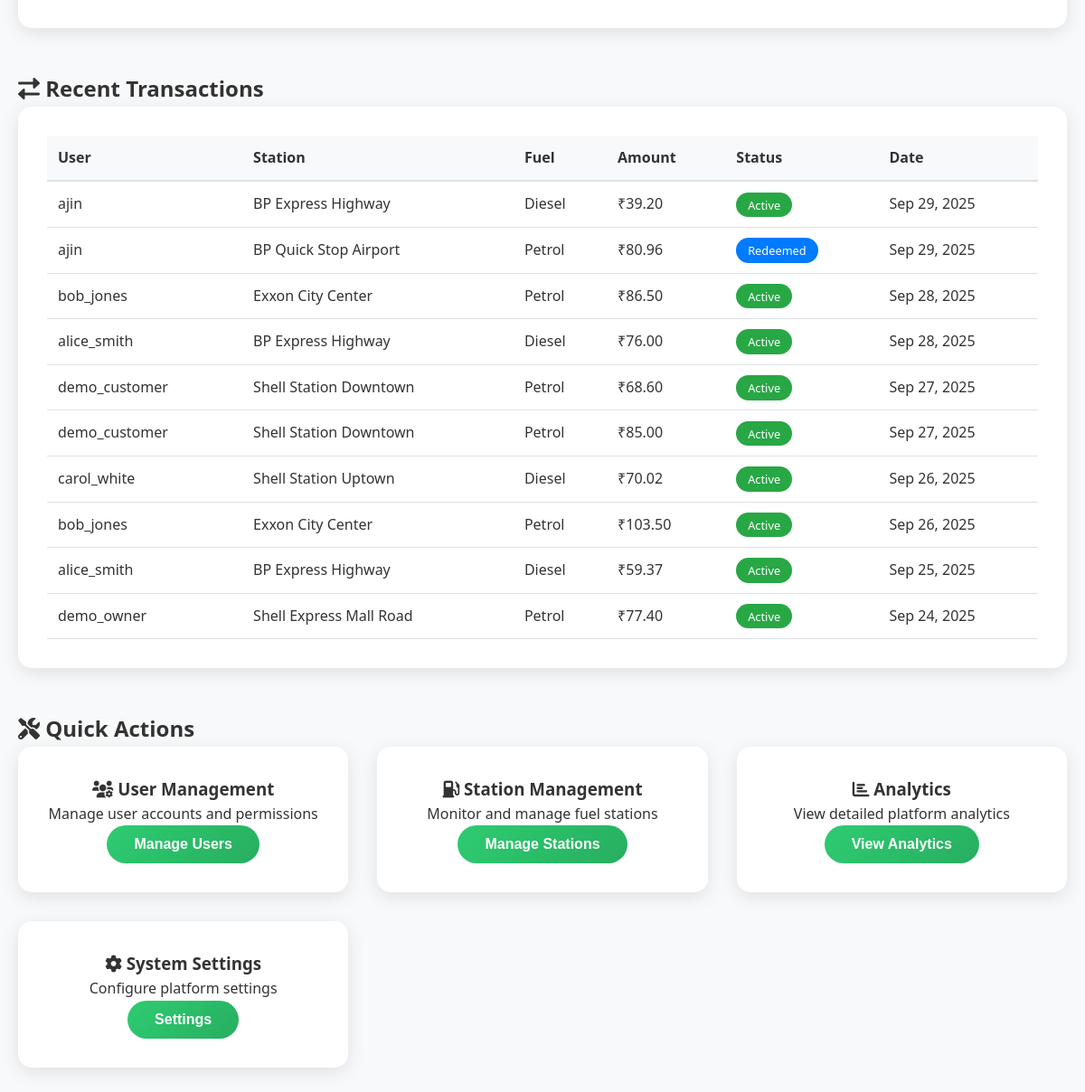
The page /admin.php (signed in, lower part) on the database as committed earlier.
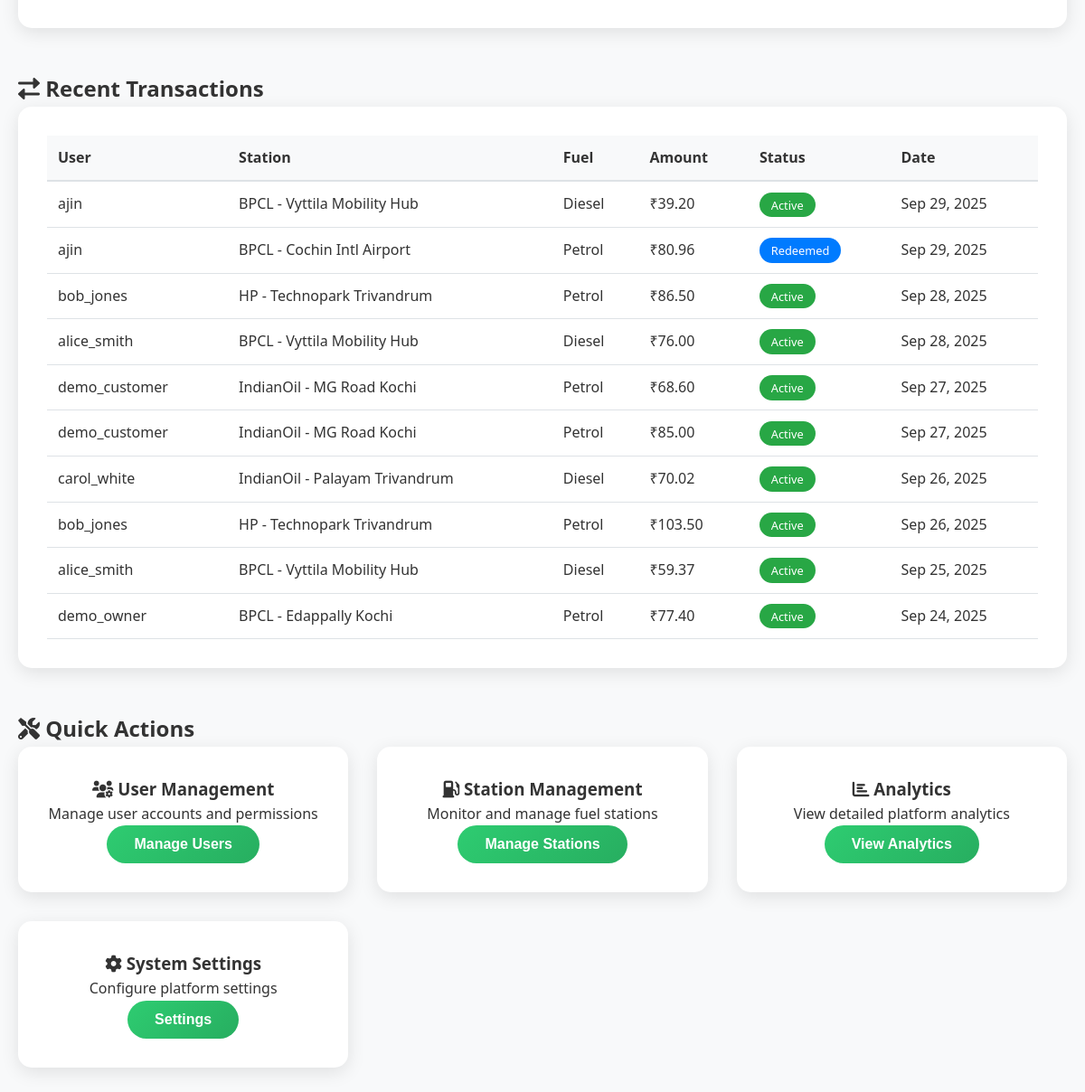
The same page on the database as committed later.
### tables this page shows
CREATE TABLE `save_to_buy` (
  `id` int(11) NOT NULL,
  `user_id` int(11) DEFAULT NULL,
  `station_id` int(11) DEFAULT NULL,
  `fuel_type` enum('petrol','diesel') NOT NULL,
  `locked_price` decimal(8,2) NOT NULL,
  `quantity` decimal(8,2) NOT NULL,
  `total_amount` decimal(10,2) NOT NULL,
  `expiry_date` timestamp NOT NULL DEFAULT current_timestamp() ON UPDATE current_timestamp(),
  `status` enum('active','redeemed','expired') DEFAULT 'active',
  `created_at` timestamp NOT NULL DEFAULT current_timestamp(),
  `redeemed_at` timestamp NULL DEFAULT NULL
);

CREATE TABLE `fuel_stations` (
  `id` int(11) NOT NULL,
  `owner_id` int(11) DEFAULT NULL,
  `name` varchar(100) NOT NULL,
  `address` text NOT NULL,
  `latitude` decimal(10,8) DEFAULT NULL,
  `longitude` decimal(11,8) DEFAULT NULL,
  `phone` varchar(20) DEFAULT NULL,
  `is_active` tinyint(1) DEFAULT 1,
  `created_at` timestamp NOT NULL DEFAULT current_timestamp(),
  `updated_at` timestamp NOT NULL DEFAULT current_timestamp() ON UPDATE current_timestamp()
);

CREATE TABLE `users` (
  `id` int(11) NOT NULL,
  `username` varchar(50) NOT NULL,
  `email` varchar(100) NOT NULL,
  `password` varchar(255) NOT NULL,
  `role` enum('customer','pump_owner','admin') DEFAULT 'customer',
  `created_at` timestamp NOT NULL DEFAULT current_timestamp(),
  `updated_at` timestamp NOT NULL DEFAULT current_timestamp() ON UPDATE current_timestamp()
);

### admin.php (the view, shortened to what the changed rows need)
<?php
require_once 'config/database.php';
try {
    $stmt = $db->query("
        SELECT stb.*, u.username, fs.name as station_name
        FROM save_to_buy stb
        JOIN users u ON stb.user_id = u.id
        JOIN fuel_stations fs ON stb.station_id = fs.id
        ORDER BY stb.created_at DESC
        LIMIT 10
    ");
    $recent_transactions = $stmt->fetchAll(PDO::FETCH_ASSOC);
} catch (PDOException $e) {
    error_log("Admin panel error: " . $e->getMessage());
    $error = "Error loading admin data";
}
?>
<!DOCTYPE html>
<html lang="en">
<head>
    <link rel="stylesheet" href="assets/css/style.css">
    <link href="https://cdnjs.cloudflare.com/ajax/libs/font-awesome/6.0.0/css/all.min.css" rel="stylesheet">
</head>
<body>
    <main class="main-content">
        <div class="dashboard">
            <div class="container">
                <section style="margin: 3rem 0;">
                    <h2><i class="fas fa-exchange-alt"></i> Recent Transactions</h2>
                    <div class="station-card">
                        <div style="overflow-x: auto;">
                            <table style="width: 100%; border-collapse: collapse;">
                                <thead>
                                    <tr style="background: #f8f9fa;">
                                        <th style="padding: 12px; text-align: left; border-bottom: 2px solid #dee2e6;">User</th>
                                        <th style="padding: 12px; text-align: left; border-bottom: 2px solid #dee2e6;">Station</th>
                                        <th style="padding: 12px; text-align: left; border-bottom: 2px solid #dee2e6;">Fuel</th>
                                        <th style="padding: 12px; text-align: left; border-bottom: 2px solid #dee2e6;">Amount</th>
                                        <th style="padding: 12px; text-align: left; border-bottom: 2px solid #dee2e6;">Status</th>
                                        <th style="padding: 12px; text-align: left; border-bottom: 2px solid #dee2e6;">Date</th>
                                    </tr>
                                </thead>
                                <tbody>
                                    <?php foreach ($recent_transactions as $transaction): ?>
                                        <tr>
                                            <td style="padding: 12px; border-bottom: 1px solid #dee2e6;">
                                                <?php echo htmlspecialchars($transaction['username']); ?>
                                            </td>
                                            <td style="padding: 12px; border-bottom: 1px solid #dee2e6;">
                                                <?php echo htmlspecialchars($transaction['station_name']); ?>
                                            </td>
                                            <td style="padding: 12px; border-bottom: 1px solid #dee2e6;">
                                                <?php echo ucfirst($transaction['fuel_type']); ?>
                                            </td>
                                            <td style="padding: 12px; border-bottom: 1px solid #dee2e6;">
                                                ₹<?php echo number_format($transaction['total_amount'], 2); ?>
                                            </td>
                                            <td style="padding: 12px; border-bottom: 1px solid #dee2e6;">
                                                <span class="service-tag" style="background:
                                                    <?php echo $transaction['status'] === 'active' ? '#28a745' :
                                                              ($transaction['status'] === 'redeemed' ? '#007bff' : '#6c757d'); ?>;
                                                    color: white;">
                                                    <?php echo ucfirst($transaction['status']); ?>
                                                </span>
                                            </td>
                                            <td style="padding: 12px; border-bottom: 1px solid #dee2e6;">
                                                <?php echo date('M j, Y', strtotime($transaction['created_at'])); ?>
                                            </td>
                                        </tr>
                                    <?php endforeach; ?>
                                </tbody>
                            </table>
                        </div>
                    </div>
                </section>
                <section style="margin: 3rem 0;">
                    <h2><i class="fas fa-tools"></i> Quick Actions</h2>
                </section>
            </div>
        </div>
    </main>
</body>
</html>

Rows that differ between the two databases and show on the page:
changed through a linked row, save_to_buy (number 1 of 10 on the later page): station.name "BP Express Highway" → "BPCL - Vyttila Mobility Hub"
changed through a linked row, save_to_buy "Redeemed": station.name "BP Quick Stop Airport" → "BPCL - Cochin Intl Airport"
changed through a linked row, save_to_buy (number 3 of 10 on the later page): station.name "Exxon City Center" → "HP - Technopark Trivandrum"
changed through a linked row, save_to_buy (number 4 of 10 on the later page): station.name "BP Express Highway" → "BPCL - Vyttila Mobility Hub"
changed through a linked row, save_to_buy (number 5 of 10 on the later page): station.name "Shell Station Downtown" → "IndianOil - MG Road Kochi"
changed through a linked row, save_to_buy (number 6 of 10 on the later page): station.name "Shell Station Downtown" → "IndianOil - MG Road Kochi"
changed through a linked row, save_to_buy "carol_white": station.name "Shell Station Uptown" → "IndianOil - Palayam Trivandrum"
changed through a linked row, save_to_buy (number 8 of 10 on the later page): station.name "Exxon City Center" → "HP - Technopark Trivandrum"
changed through a linked row, save_to_buy "Sep 25, 2025": station.name "BP Express Highway" → "BPCL - Vyttila Mobility Hub"
changed through a linked row, save_to_buy "demo_owner": station.name "Shell Express Mall Road" → "BPCL - Edappally Kochi"
